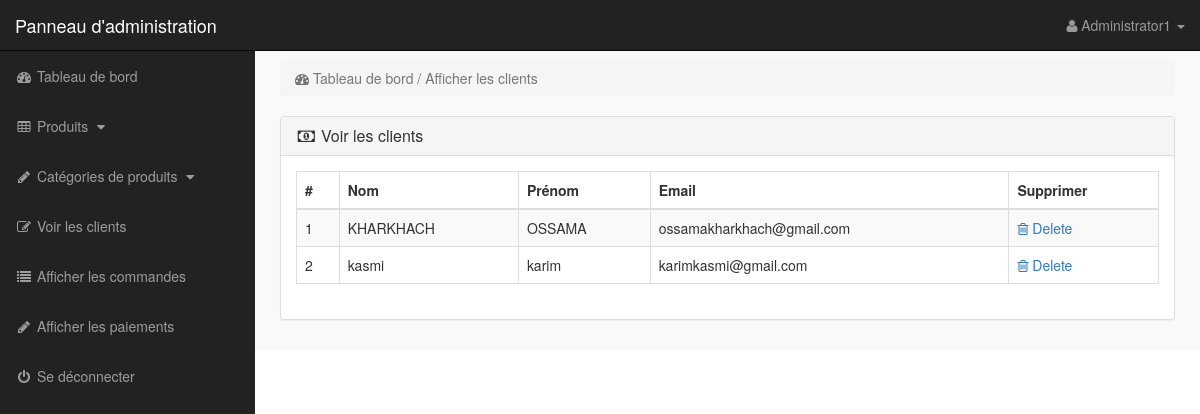
Page /admin/index.php?view_customers (signed in) on the committed database.
### tables this page shows
CREATE TABLE IF NOT EXISTS `utilisateur` (
  `id_user` int(11) NOT NULL AUTO_INCREMENT,
  `user_email` varchar(30) NOT NULL,
  `user_password` varchar(120) NOT NULL,
  `user_nom` varchar(20) NOT NULL,
  `user_prenom` varchar(20) NOT NULL,
  PRIMARY KEY (`id_user`)
);

### admin/view_customers.php (the view)
<?php
if(!isset($_SESSION['admin_email'])){
echo "<script>window.open('login.php','_self')</script>";
}
else {
?>
<div class="row">
<div class="col-lg-12">
<ol class="breadcrumb">
<li class="active">
<i class="fa fa-dashboard"></i> Tableau de bord / Afficher les clients
</li>
</ol>
</div>
</div>
<div class="row">
<div class="col-lg-12">
<div class="panel panel-default">
<div class="panel-heading">
<h3 class="panel-title">
<i class="fa fa-money fa-fw"></i> Voir les clients
</h3>
</div>
<div class="panel-body" >
<div class="table-responsive" >
<table class="table table-bordered table-hover table-striped" >
<thead>
<tr>
<th>#</th>
<th>Nom</th>
<th>Prénom</th>
<th>Email</th>
<th>Supprimer</th>
</tr>
</thead>
<tbody>
<?php
$i=0;
$get_c = "select * from utilisateur";
$run_c = mysqli_query($con,$get_c);
while($row_c=mysqli_fetch_array($run_c)){
$c_id = $row_c['id_user'];
$c_nom = $row_c['user_nom'];
$c_prenom = $row_c['user_prenom'];
$c_email = $row_c['user_email'];
$i++;
?>
<tr>
<td><?php echo $i; ?></td>
<td><?php echo $c_nom; ?></td>
<td><?php echo $c_prenom; ?></td>
<td><?php echo $c_email; ?></td>
<td>
<a href="index.php?customer_delete=<?php echo $c_id; ?>" >
<i class="fa fa-trash-o" ></i> Delete
</a>
</td>
</tr>
<?php } ?>
</tbody>
</table>
</div>
</div>
</div>
</div>
</div>
<?php } ?>

### admin/includes/sidebar.php (shortened to what this page needs)
<?php
if(!isset($_SESSION['admin_email'])){
echo "<script>window.open('login.php','_self')</script>";
}
else {
?>
<nav class="navbar navbar-inverse navbar-fixed-top" >
<div class="navbar-header" >
<a class="navbar-brand" href="index.php?dashboard" >Panneau d'administration</a>
</div>
<ul class="nav navbar-right top-nav" >
<li class="dropdown" >
<a href="#" class="dropdown-toggle" data-toggle="dropdown" >
<i class="fa fa-user" ></i>
<?php echo $admin_name; ?> <b class="caret" ></b>
</a>
</li>
</ul>
<div class="collapse navbar-collapse navbar-ex1-collapse">
<ul class="nav navbar-nav side-nav">
<li>
<a href="index.php?dashboard">
<i class="fa fa-fw fa-dashboard"></i> Tableau de bord
</a>
</li>
<li>
<a href="#" data-toggle="collapse" data-target="#products">
<i class="fa fa-fw fa-table"></i> Produits
<i class="fa fa-fw fa-caret-down"></i>
</a>
</li>
<li>
<a href="#" data-toggle="collapse" data-target="#p_cat">
<i class="fa fa-fw fa-pencil"></i> Catégories de produits
<i class="fa fa-fw fa-caret-down"></i>
</a>
</li>
<li>
<a href="index.php?view_customers">
<i class="fa fa-fw fa-edit"></i> Voir les clients
</a>
</li>
<li>
<a href="index.php?view_orders">
<i class="fa fa-fw fa-list"></i> Afficher les commandes
</a>
</li>
<li>
<a href="index.php?view_payments">
<i class="fa fa-fw fa-pencil"></i> Afficher les paiements
</a>
</li>
<li>
<a href="logout.php">
<i class="fa fa-fw fa-power-off"></i> Se déconnecter
</a>
</li>
</ul>
</div>
</nav>
<?php } ?>

### admin/css/style.css (style rules this page uses)
body { margin-top:100px; }
@media (min-width: 768px) { body { margin-top:50px; } }
.top-nav { padding:0 15px; }
.top-nav>li { display:inline-block; float:left; }
.top-nav>li>a { padding-top:15px; padding-bottom:15px; line-height:20px; color:#999; }
@media (min-width: 768px) { .side-nav { position:fixed; top:51px; width:255px; border-radius:0; overflow-y:auto; background-color: #222; bottom:0; overflow-x:hidden; padding-bottom:40px; } }
@media (min-width: 768px) { .side-nav>li>a { width:255px; } }
.panel-body { border-radius:5px; }

### rows in the picture
utilisateur: user_nom "KHARKHACH", user_prenom "OSSAMA", user_email "ossamakharkhach@gmail.com"
utilisateur: user_nom "kasmi", user_prenom "karim", user_email "karimkasmi@gmail.com"

### other values in the picture
$admin_name "Administrator1"
